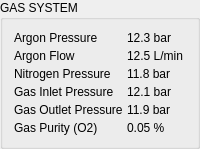
             <widget class="QGroupBox" name="gb_gas">
              <property name="sizePolicy">
               <sizepolicy hsizetype="Expanding" vsizetype="Expanding">
                <horstretch>0</horstretch>
                <verstretch>0</verstretch>
               </sizepolicy>
              </property>
              <property name="title">
               <string>GAS SYSTEM</string>
              </property>
              <layout class="QFormLayout">
               <property name="horizontalSpacing">
                <number>4</number>
               </property>
               <property name="verticalSpacing">
                <number>4</number>
               </property>
               <item row="0" column="0">
                <widget class="QLabel" name="label">
                 <property name="text">
                  <string>Argon Pressure</string>
                 </property>
                </widget>
               </item>
               <item row="0" column="1">
                <widget class="QLabel" name="label">
                 <property name="text">
                  <string>12.3 bar</string>
                 </property>
                </widget>
               </item>
               <item row="1" column="0">
                <widget class="QLabel" name="label">
                 <property name="text">
                  <string>Argon Flow</string>
                 </property>
                </widget>
               </item>
               <item row="1" column="1">
                <widget class="QLabel" name="label">
                 <property name="text">
                  <string>12.5 L/min</string>
                 </property>
                </widget>
               </item>
               <item row="2" column="0">
                <widget class="QLabel" name="label">
                 <property name="text">
                  <string>Nitrogen Pressure</string>
                 </property>
                </widget>
               </item>
               <item row="2" column="1">
                <widget class="QLabel" name="label">
                 <property name="text">
                  <string>11.8 bar</string>
                 </property>
                </widget>
               </item>
               <item row="3" column="0">
                <widget class="QLabel" name="label">
                 <property name="text">
                  <string>Gas Inlet Pressure</string>
                 </property>
                </widget>
               </item>
               <item row="3" column="1">
                <widget class="QLabel" name="label">
                 <property name="text">
                  <string>12.1 bar</string>
                 </property>
                </widget>
               </item>
               <item row="4" column="0">
                <widget class="QLabel" name="label">
                 <property name="text">
                  <string>Gas Outlet Pressure</string>
                 </property>
                </widget>
               </item>
               <item row="4" column="1">
                <widget class="QLabel" name="label">
                 <property name="text">
                  <string>11.9 bar</string>
                 </property>
                </widget>
               </item>
               <item row="5" column="0">
                <widget class="QLabel" name="label">
                 <property name="text">
                  <string>Gas Purity (O2)</string>
                 </property>
                </widget>
               </item>
               <item row="5" column="1">
                <widget class="QLabel" name="label">
                 <property name="text">
                  <string>0.05 %</string>
                 </property>
                </widget>
               </item>
              </layout>
             </widget>
